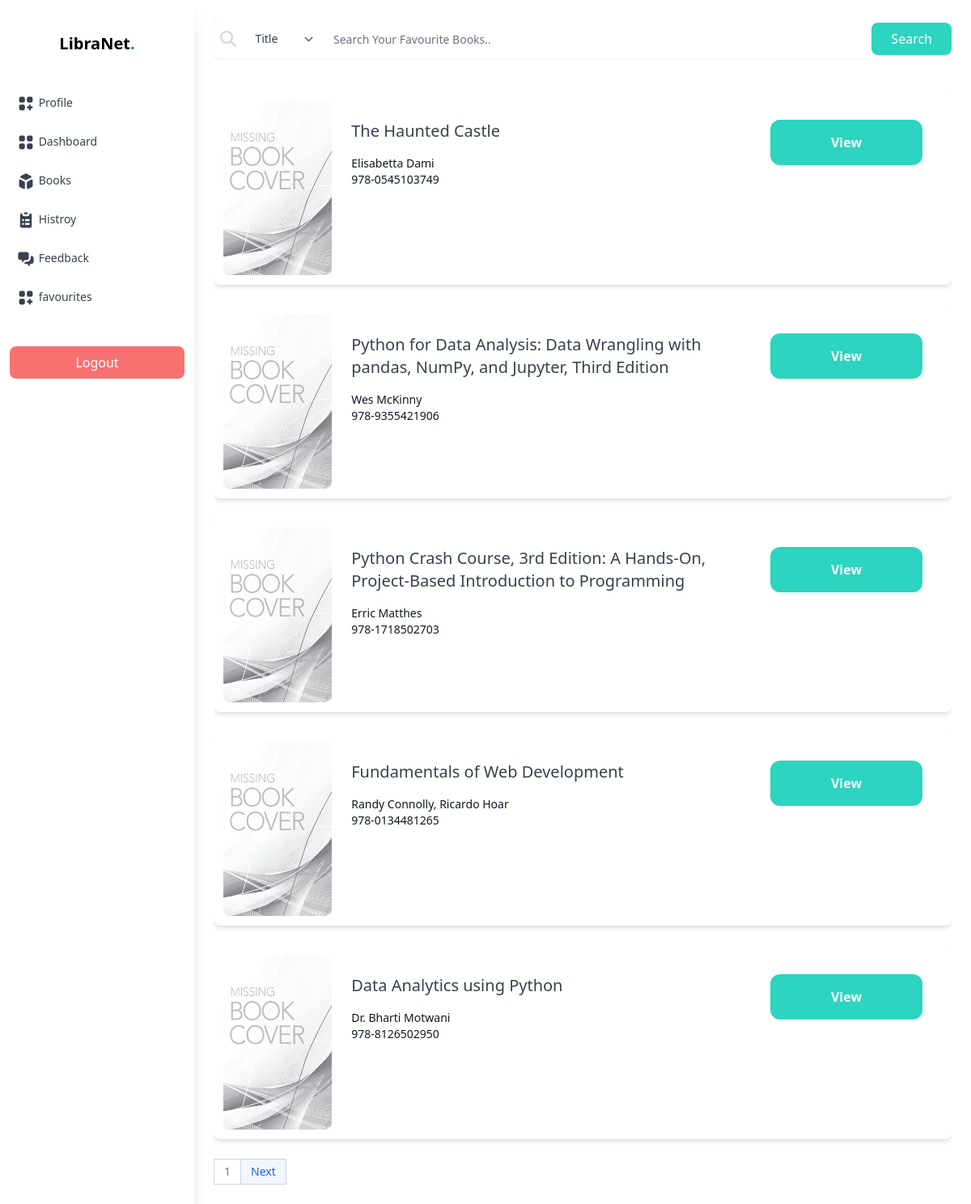
/student_search_books/ (signed in), run on the app's committed database.
### users/models.py (models this page shows, shortened)
class Book(models.Model):
    title = models.CharField(max_length=255)
    author = models.CharField(max_length=255)
    isbn = models.CharField(max_length=14, unique=True)
    book_cover_image = models.ImageField(upload_to='book_covers/', null=True, blank=True)
    total_copies = models.PositiveIntegerField()
    available_copies = models.PositiveIntegerField()

### users/decorators.py (the view)
        @login_required
        def _wrapped_view(request, *args, **kwargs):
            if not request.user.groups.filter(name=group_name).exists():
                return HttpResponseForbidden("You do not have permission to access this page.")
            return view_func(request, *args, **kwargs)

### users/views.py (called while the page is built, shortened)
@group_required('Student')
def student_search_books(request):
    books = Book.objects.all().order_by('-title')
    search_value = request.GET.get('search', '').strip()
    search_by = request.GET.get('search-by', '')
    messages = []
    paginator = Paginator(books, 5)
    page_number = request.GET.get('page',1)
    try :
        books = paginator.page(page_number)
    except EmptyPage:
        books = paginator.page(paginator.num_pages)
    except PageNotAnInteger:
        books = paginator.page(1)
    return render(
        request,
        'student_search_books.html',
        {
            'books': books,
            'search_value': search_value,
            'messages': messages
        }
    )

### users/templates/student_search_books.html (shortened to what this page needs)
{% extends 'student_layout.html' %}
{% load static %}
{% block content %}
<div class="p-6 w-full">
  <form action="" method="GET">
    <div id="search-box" class=" top-0 z-10 bg-gray-50 shadow-sm">
      <div class="relative flex items-center w-full h-12 rounded-lg focus-within:shadow-lg bg-white overflow-hidden">
        <div class="grid place-items-center h-full w-12 text-gray-300">
          <svg xmlns="http://www.w3.org/2000/svg" class="h-6 w-6" fill="none" viewBox="0 0 24 24" stroke="currentColor">
            <path stroke-linecap="round" stroke-linejoin="round" stroke-width="2" d="M21 21l-6-6m2-5a7 7 0 11-14 0 7 7 0 0114 0z" />
          </svg>
        </div>
        <select id="search-by" name="search-by" required class="peer h-full w-32 text-sm text-gray-700 bg-white border-none outline-none pl-4 pr-2 rounded-l-lg">
          <option value="title">Title</option>
        </select>
        <input
          required
          class="peer h-full w-full border-none outline-none text-sm text-gray-700 pr-2"
          type="text"
          id="search"
          value="{{search_value}}"
          name="search"
          placeholder="Search Your Favourite Books.." />
          <button type="submit" class="px-6 bg-teal-400 py-2 text-white rounded-lg">Search</button>
      </div>
    </div>
  </form>
  <div class="max-h-[85vh] overflow-y-auto mt-4">
    {% for book in books %}
    <div class="relative flex items-center w-full h-60 rounded-lg shadow-md p-3 mt-6 mb-6 bg-white">
      <div class="w-60 h-full rounded-lg">
        {% if book.book_cover_image %}
              <img src="{{ book.book_cover_image.url }}" alt="{{ book.title }} Cover" class="w-full h-full rounded-lg">
          {% else %}
              <img src="{% static 'users/default_cover.jpg' %}" alt="John image" class="w-full h-full rounded-lg">
          {% endif %}
      </div>
      <div class="w-full h-full p-6">
        <h1 class="font-poppins antialiased text-xl text-gray-700">{{ book.title }}</h1>
        <p class="mt-4 font-light text-gray-900 text-sm">{{ book.author }} </p>
        <p class="font-light text-gray-900 text-sm">{{ book.isbn }}</p>
      </div>
      <div class="w-96 h-full p-6 font-bold text-white">
        <a href="{% url 'users:student_book_details' book.isbn %}"><button class="block bg-teal-400 rounded-xl p-4 w-full mb-2 hover:scale-105 duration-200">View</button></a>
      </div>
    </div>
    {% endfor %}
<nav>
  <ul class="inline-flex -space-x-px text-sm">
    <li>
      <a href="#"
         class="flex items-center justify-center px-3 h-8 leading-tight text-gray-500 bg-white border border-gray-300 hover:bg-gray-100 hover:text-gray-700">
        {{ books.number }}
      </a>
    </li>
    {% if books.has_next %}
    <li>
      <a href="?search-by={{ request.GET.search_by }}&search={{ request.GET.search }}&page={{ books.next_page_number }}"
         class="flex items-center justify-center px-3 h-8 text-blue-600 border border-gray-300 bg-blue-50 hover:bg-blue-100 hover:text-blue-700">
        Next
      </a>
    </li>
    {% endif %}
  </ul>
</nav>
  </div>
</div>
</div>
{% endblock %}

### data on the page
Book: title "The Haunted Castle", author "Elisabetta Dami", isbn "978-0545103749"
Book: title "Python for Data Analysis: Data Wrangling with pandas, NumPy, and Jupyter, Third Edition", author "Wes McKinny", isbn "978-9355421906"
Book: title "Python Crash Course, 3rd Edition: A Hands-On, Project-Based Introduction to Programming", author "Erric Matthes", isbn "978-1718502703"
Book: title "Fundamentals of Web Development", author "Randy Connolly, Ricardo Hoar", isbn "978-0134481265"
Book: title "Data Analytics using Python", author "Dr. Bharti Motwani", isbn "978-8126502950"

### other printed values
{{ books.number }} "1"
